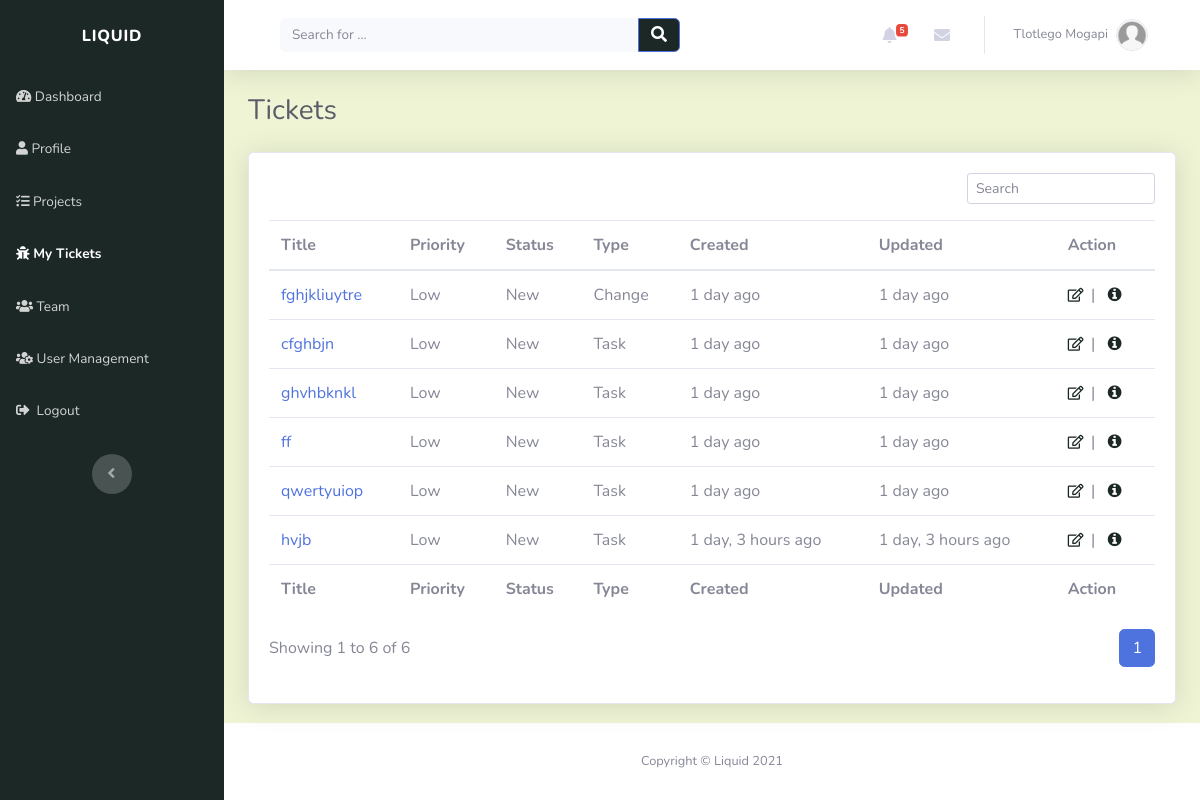
The page /tickets/ (signed in) on the database as committed earlier.
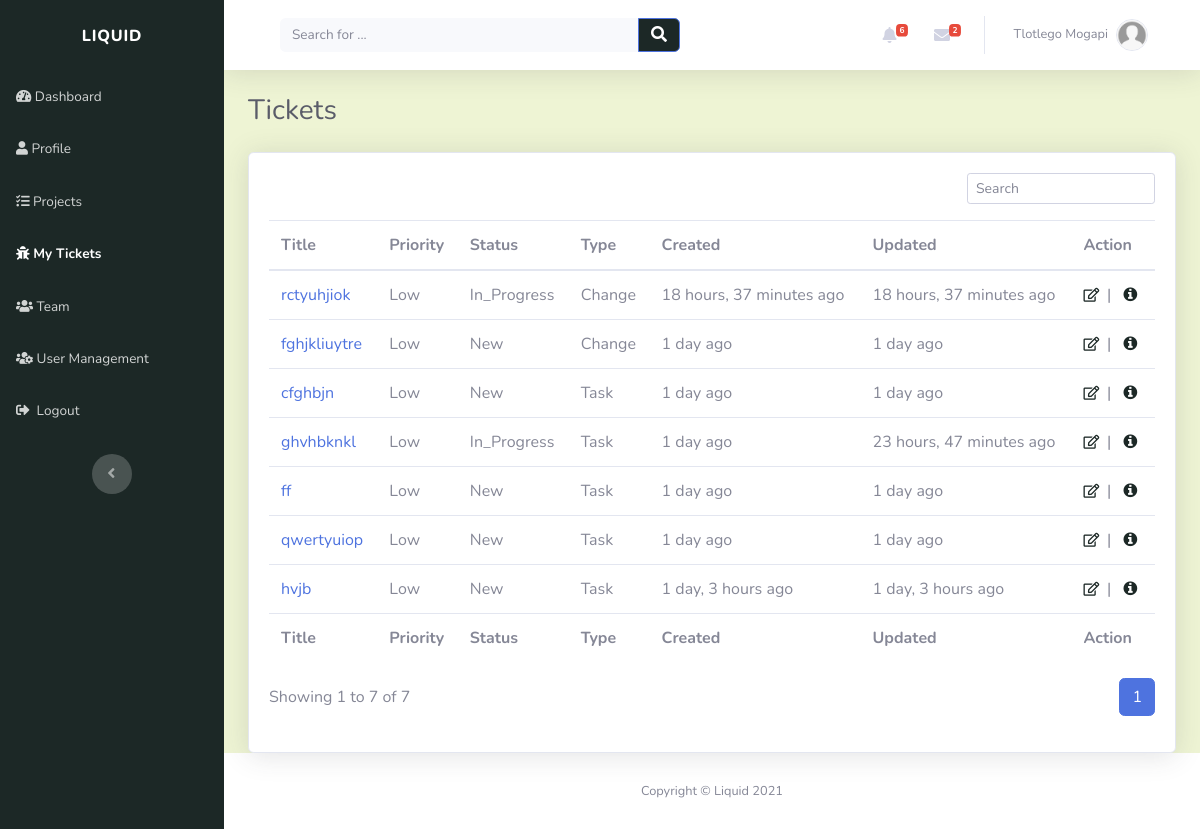
The same page on the database as committed later.
### account/models.py (models this page shows, shortened)
class Profile(models.Model):
    user = models.OneToOneField(settings.AUTH_USER_MODEL, on_delete=models.CASCADE, unique=True)
    profile_picture = models.ImageField(default='default.jpg', upload_to='profile_images', blank=True)
    website = models.URLField(blank=True)
    first_name = models.CharField(max_length=30, blank=True)
    last_name = models.CharField(max_length=30, blank=True)
    address = models.CharField(max_length=50, blank=True)
    city = models.CharField(max_length=50, blank=True)
    country = models.CharField(max_length=50, blank=True)
    slug = models.SlugField(unique=True, blank=True)

### tickets/models.py (models this page shows, shortened)
class Ticket(models.Model):
    TICKET_PRIORITY = (
        ('LOW', 'Low'),
        ('MEDIUM', 'Medium'),
        ('HIGH', 'High'),
    )
    TICKET_STATUS = (
        ('NEW', 'New'),
        ('IN_PROGRESS', 'In Progress'),
        ('RESOLVED', 'Resolved'),
    )
    TICKET_TYPE = (
        ('TASK', 'Task'),
        ('BUG', 'Bug'),
        ('CHANGE', 'Change'),
        ('FEATURE', 'Feature request')
    )
    title = models.CharField(max_length=50)
    description = models.CharField(max_length=200)
    created_by = models.ForeignKey(Profile, on_delete=models.CASCADE)
    project = models.ForeignKey(Project, related_name="tickets", on_delete=models.CASCADE)
    created_on = models.DateTimeField(verbose_name="created_on", auto_now_add=True)
    updated = models.DateTimeField(verbose_name="date updated", auto_now=True)
    priority = models.CharField(max_length=12, choices=TICKET_PRIORITY, default='LOW')
    status = models.CharField(max_length=12, choices=TICKET_STATUS, default='NEW')
    class_type = models.CharField(max_length=12, choices=TICKET_TYPE, default='TASK')
    slug = models.SlugField(unique=True, blank=True)

### tickets/views.py (the view)
# urls.py: path('', views.tickets_view, name="tickets_page"),
@login_required(login_url='login_page')
def tickets_view(request):
    context = {}
    user = request.user
    user_profile = get_object_or_404(Profile, user=user)
    user_tickets_assignments = TicketAssignee.objects.filter(user=user_profile).order_by('-created_on')
    tickets = [assignment.ticket for assignment in user_tickets_assignments]
    page = request.GET.get('page', 1)
    tickets_paginator = Paginator(tickets, TICKETS_PER_PAGE)
    try:
        tickets = tickets_paginator.page(page)
    except PageNotAnInteger:
        tickets = tickets_paginator.page(TICKETS_PER_PAGE)
    except EmptyPage:
        tickets = tickets_paginator.page(tickets.num_pages)
    context['user_tickets'] = tickets
    return render(request, "tickets/tickets.html", context)

### index/custom_processors.py (called while the page is built)
def profile_processor(request):
    if request.user.is_authenticated:
        user = request.user
        user_profile = get_object_or_404(Profile, user=user)
        user_messages = DirectMessage.objects.filter(receiver=user_profile).order_by('-created_on')[:5]
        user_alerts = Alert.objects.filter(user=user_profile).order_by('-created_on')[:5]
        return {'profile': user_profile, 'direct_messages': user_messages, 'alerts': user_alerts}
    else:
        return{}

### tickets/templates/tickets/tickets.html
{% extends "index/header.html" %} {% load static %} {% block title %}Tickets{% endblock %} {% block content %}
<div class="d-sm-flex justify-content-between align-items-center mb-4">
	<h3 class="text-dark mb-0">Tickets</h3>
</div>
<div class="card shadow">
	<div class="card-body">
		<div class="row">
			<div class="col-md-12">
				<div class="text-md-right dataTables_filter" id="dataTable_filter">
					<label
						><input
							type="search"
							class="form-control form-control-sm"
							aria-controls="dataTable"
							placeholder="Search"
					/></label>
				</div>
			</div>
		</div>
		{% if user_tickets %}
		<div class="table-responsive table mt-2" id="dataTable" role="grid" aria-describedby="dataTable_info">
			<table class="table my-0" id="dataTable" aria-describedby="projects">
				<thead>
					{% include "tickets/snippets/table_header.html" %}
				</thead>
				<tbody>
					{% for ticket in user_tickets %} {% include "tickets/snippets/ticket.html" %} {%endfor%}
				</tbody>
				<tfoot>
					{% include "tickets/snippets/table_header.html" %}
				</tfoot>
			</table>
		</div>
		{% include "tickets/snippets/pagination.html" with tickets=user_tickets %} {% else %}
		<div style="padding-top: 20px" class="text-center">
			<p><strong>You have no tickets.</strong></p>
		</div>
		{% endif %}
	</div>
</div>
{% endblock %}

### index/templates/index/snippets/navbar.html (shortened to what this page needs)
<nav
	class="navbar navbar-light navbar-expand bg-white shadow mb-4 topbar static-top"
	style="background: rgb(238, 244, 212)"
>
	<div class="container-fluid">
		<div class="container-fluid">
			<form
				method="GET"
				action="{% url 'index_page' %}"
				target="_self"
				class="form-inline d-none d-sm-inline-block mr-auto ml-md-3 my-2 my-md-0 mw-100 navbar-search"
			>
				<div class="input-group">
					<input
						class="bg-light form-control border-0 small"
						type="search"
						placeholder="Search for ..."
						value="{{query}}"
						name="q"
					/>
					<div class="input-group-append">
						<button class="btn btn-primary py-0" type="submit" style="background: rgb(28, 40, 38)">
							<em class="fas fa-search"></em>
						</button>
					</div>
				</div>
			</form>
			<ul class="nav navbar-nav flex-nowrap ml-auto">
				<li class="nav-item dropdown no-arrow mx-1">
					<div class="nav-item dropdown no-arrow">
						<a class="dropdown-toggle nav-link" data-toggle="dropdown" aria-expanded="false" href="#"
							>{% if alerts %}<span class="badge badge-danger badge-counter"
								>{{profile.alert_set.all.count}}</span
							>
							{%endif%}<em class="fas fa-bell fa-fw"></em
						></a>
					</div>
				</li>
				<li class="nav-item dropdown no-arrow mx-1">
					<div class="nav-item dropdown no-arrow">
						<a class="dropdown-toggle nav-link" data-toggle="dropdown" aria-expanded="false" href="#"
							><em class="fas fa-envelope fa-fw"></em>{% if direct_messages %}<span
								class="badge badge-danger badge-counter"
								>{{profile.direct_messages.all.count}}</span
							>{%endif%}</a
						>
					</div>
				</li>
				<li class="nav-item dropdown no-arrow">
					<div class="nav-item dropdown no-arrow">
						<a class="dropdown-toggle nav-link" data-toggle="dropdown" aria-expanded="false" href="#"
							><span class="d-none d-lg-inline mr-2 text-gray-600 small">
								{% if profile.first_name and profile.last_name %} {{profile.first_name}}
								{{profile.last_name}} {% else %} {{user}} {%endif%}
							</span>
							<img
								class="border rounded-circle img-profile"
								src="{{profile.profile_picture.url}}"
								alt="user image"
							/>
						</a>
					</div>
				</li>
			</ul>
		</div>
	</div>
</nav>

### tickets/templates/tickets/snippets/ticket.html
<tr style="white-space: nowrap">
	<td><a href="{% url 'view_ticket' ticket.slug %}">{{ ticket.title | truncatechars:40 }}</a></td>
	<td>{{ ticket.priority|title }}</td>
	<td>{{ ticket.status|title }}</td>
	<td>{{ ticket.class_type|title }}</td>
	<td>{{ ticket.created_on|timesince }} ago</td>
	<td>{{ ticket.updated|timesince }} ago</td>
	<td>{% include "tickets/snippets/ticket_action.html" %}</td>
</tr>

### tickets/templates/tickets/snippets/ticket_action.html
<a role="button" href="{% url 'edit_ticket' ticket.slug %}" style="color: rgb(28, 40, 38)" title="Edit"
	><em class="far fa-edit fa-sm">&nbsp</em></a
>
|&nbsp&nbsp
<a role="button" href="{% url 'view_ticket' ticket.slug %}" style="color: rgb(28, 40, 38)" title="More information"
	><em class="fa fa-info-circle">&nbsp</em></a
>

Rows that differ between the two databases and show on the page:
shown differently, row unchanged: Profile "Tlotlego": alert_set.all.count "5" → "6"; direct_messages.all.count (not shown) → "2"
added Ticket: title "rctyuhjiok", priority "Low", status "In_Progress", class_type "Change", created_on "18 hours, 37 minutes", updated "18 hours, 37 minutes"
changed Ticket "ghvhbknkl": status "New" → "In_Progress"; updated "1 day" → "23 hours, 47 minutes"
Other text that changed with them:
{{ tickets.end_index }}: "6" → "7"
{{ tickets.paginator.count }}: "6" → "7"
